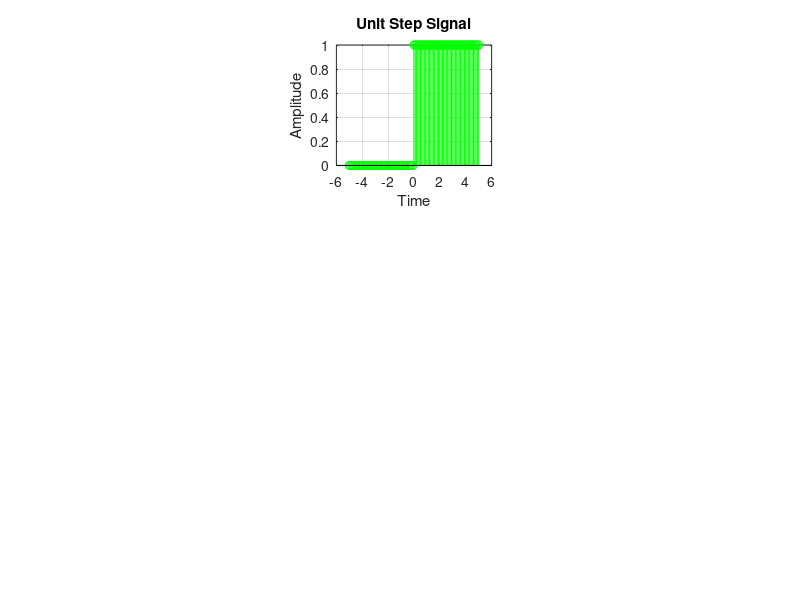

Reproduce this figure in MATLAB.
% UNIT STEP SIGNAL (=1 when t>0; =0 when t<0)
t=-5:0.1:5;
x1=1;
x2=0;
x=x1.*(t>=0)+x2.*(t<0);
subplot(3,3,2);
stem(t,x,'g');
xlabel('Time');
ylabel('Amplitude');
title('Unit Step Signal');
grid on;
